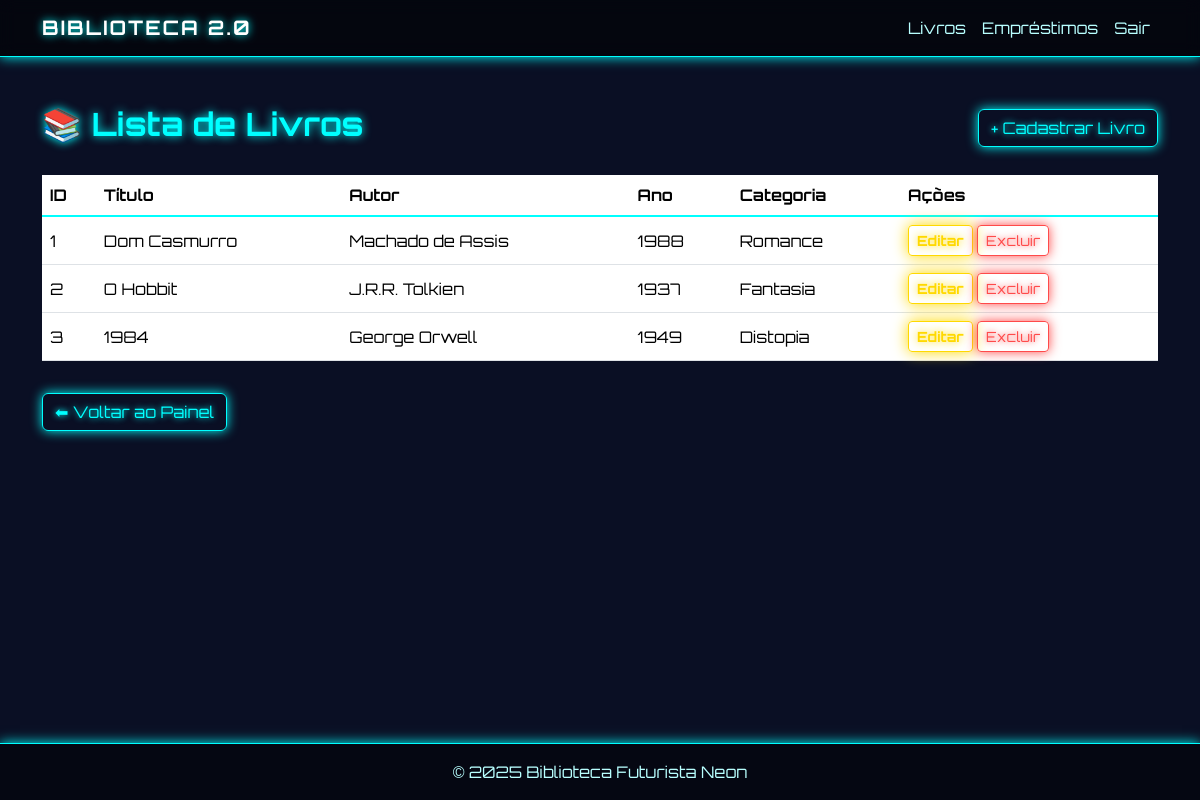
The page /pages/livros.php (signed in) on the database its author committed.
### tables this page shows
CREATE TABLE `livros` (
  `id` int(11) NOT NULL,
  `titulo` varchar(150) NOT NULL,
  `autor` varchar(120) NOT NULL,
  `ano` year(4) NOT NULL,
  `categoria` varchar(100) NOT NULL
);

### pages/livros.php (the view, shortened to what this page needs)
<?php
require "../conexao.php";
$sql = "SELECT * FROM livros";
$result = $con->query($sql);
?>
<!DOCTYPE html>
<html lang="pt-br">
<head>
    <link href="https://cdn.jsdelivr.net/npm/bootstrap@5.3.3/dist/css/bootstrap.min.css" rel="stylesheet">
</head>
<body class="d-flex flex-column min-vh-100">
    <nav class="navbar navbar-expand-lg navbar-dark">
        <div class="container">
            <a class="navbar-brand" href="painel.php">BIBLIOTECA 2.0</a>
            <div class="collapse navbar-collapse" id="navbarNav">
                <ul class="navbar-nav ms-auto">
                    <li class="nav-item"><a class="nav-link active" href="livros.php">Livros</a></li>
                    <li class="nav-item"><a class="nav-link" href="emprestimos.php">Empréstimos</a></li>
                    <li class="nav-item"><a class="nav-link text-danger" href="../logout.php">Sair</a></li>
                </ul>
            </div>
        </div>
    </nav>
    <div class="container my-5 flex-grow-1">
        <div class="d-flex justify-content-between align-items-center mb-4">
            <h2>📚 Lista de Livros</h2>
            <a href="livros_cadastrar.php" class="btn btn-neon">+ Cadastrar Livro</a>
        </div>
        <div class="table-responsive">
            <table class="table table-hover align-middle">
                <thead>
                    <tr>
                        <th>ID</th>
                        <th>Título</th>
                        <th>Autor</th>
                        <th>Ano</th>
                        <th>Categoria</th>
                        <th>Ações</th>
                    </tr>
                </thead>
                <tbody>
                    <?php while($livro = $result->fetch_assoc()) { ?>
                        <tr>
                            <td><?= $livro['id'] ?></td>
                            <td><?= $livro['titulo'] ?></td>
                            <td><?= $livro['autor'] ?></td>
                            <td><?= $livro['ano'] ?></td>
                            <td><?= $livro['categoria'] ?></td>
                            <td>
                                <a href="livros_editar.php?id=<?= $livro['id'] ?>" class="btn btn-sm btn-neon-warning">Editar</a>
                                <a href="livros_excluir.php?id=<?= $livro['id'] ?>" class="btn btn-sm btn-neon-danger" onclick="return confirm('Tem certeza que deseja excluir?')">Excluir</a>
                            </td>
                        </tr>
                    <?php } ?>
                </tbody>
            </table>
        </div>
        <a href="painel.php" class="btn btn-neon mt-3">⬅ Voltar ao Painel</a>
    </div>
    <footer class="text-center py-3 mt-auto">
        © 2025 Biblioteca Futurista Neon
    </footer>
</body>
</html>

### pages/livros.php (style rules this page uses)
body { background: #0a0f24; color: #e2faff; font-family: 'Orbitron', sans-serif; }
.navbar { background: rgba(0, 0, 0, 0.6) !important; border-bottom: 1px solid cyan; backdrop-filter: blur(8px); box-shadow: 0 0 12px cyan; }
.navbar-brand { text-shadow: 0 0 8px cyan; font-weight: bold; letter-spacing: 2px; }
.nav-link { color: #b8ffff !important; }
h2 { color: cyan; text-shadow: 0 0 10px cyan; font-weight: bold; }
.btn-neon { border: 1px solid cyan; color: cyan; background: transparent; text-shadow: 0 0 6px cyan; box-shadow: 0 0 12px cyan; transition: 0.25s; }
.btn-neon-warning { border-color: #ffd900; color: #ffd900; font-weight: bold; text-shadow: 0 0 10px #ffd900; box-shadow: 0 0 15px #ffd900; transition: 0.25s; }
.btn-neon-danger { border-color: #ff4a4a; color: #ff4a4a; text-shadow: 0 0 6px #ff4a4a; box-shadow: 0 0 12px #ff4a4a; }
table { color: #d8ffff; }
thead { background: rgba(0, 200, 255, 0.2); border-bottom: 2px solid cyan; box-shadow: 0 0 10px cyan; }
tbody tr { background: rgba(255, 255, 255, 0.03); transition: 0.3s; }
footer { background: rgba(0,0,0,0.5); border-top: 1px solid cyan; box-shadow: 0 0 12px cyan; color: #b8ffff; }

### rows shown on the page
livros: id "1", titulo "Dom Casmurro", autor "Machado de Assis", ano "1988", categoria "Romance"
livros: id "2", titulo "O Hobbit", autor "J.R.R. Tolkien", ano "1937", categoria "Fantasia"
livros: id "3", titulo "1984", autor "George Orwell", ano "1949", categoria "Distopia"
